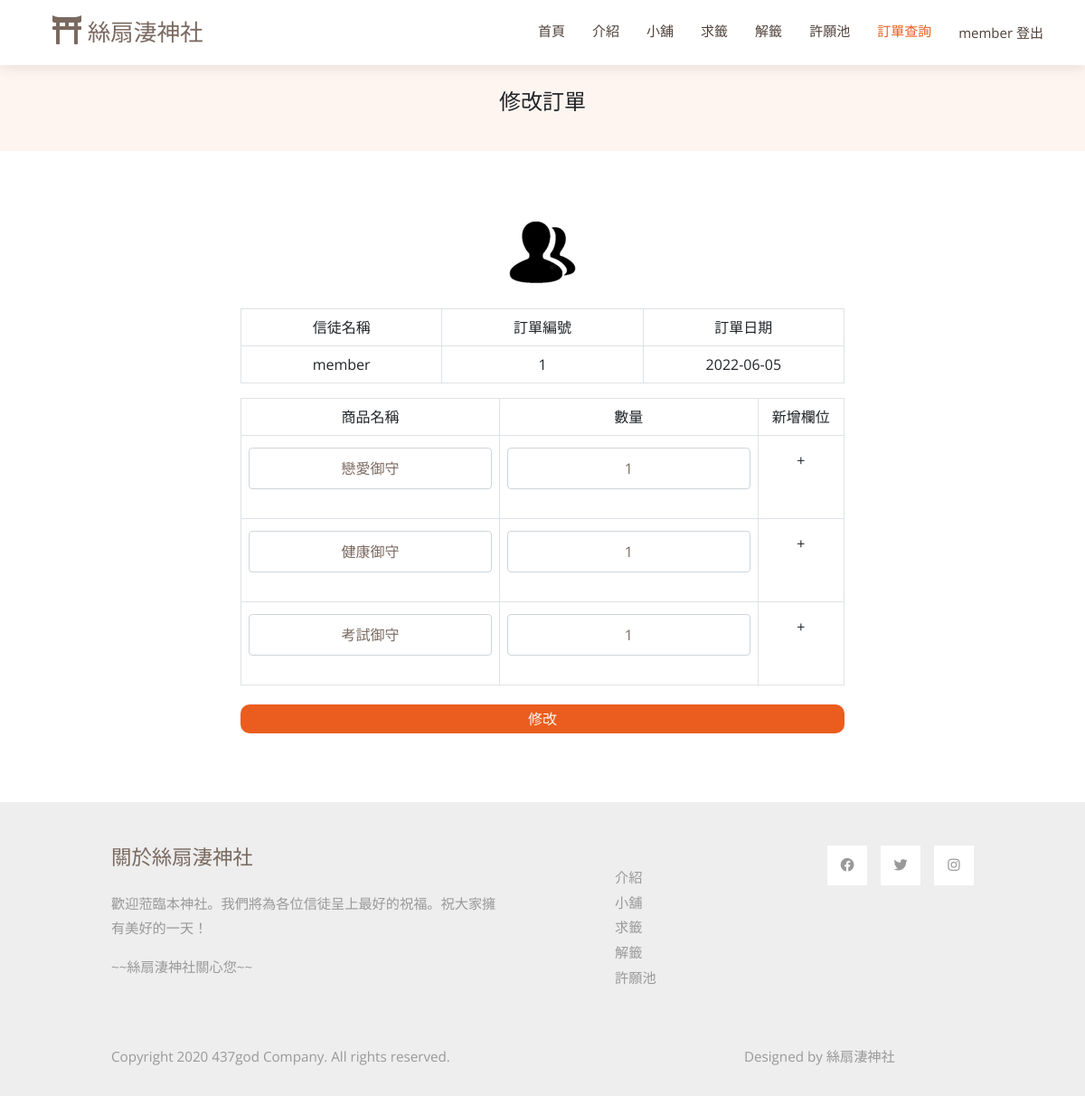
The app's page /updateOrder_check.php?order=1 (signed in) with its own data.
### tables this page shows
CREATE TABLE `order` (
  `member_name` varchar(20) NOT NULL,
  `order_id` int(20) NOT NULL,
  `order_totalprice` int(10) NOT NULL,
  `order_time` date DEFAULT NULL
);

CREATE TABLE `order_content` (
  `order_id` int(11) NOT NULL,
  `product_name` varchar(20) NOT NULL,
  `product_quantity` int(11) NOT NULL,
  `product_image` varchar(500) NOT NULL,
  `product_price` int(11) NOT NULL,
  `product_unitprice` int(11) NOT NULL
);

### updateOrder_check.php (the view, shortened to what this page needs)
<!DOCTYPE html>
<html lang="en">
<head>
  <?php
    include ("template.php");
    echo $vendorcss;
    echo $maincss;
  ?>
</head>
<body>
  <?php
    include ("template.php");
  ?>
  <?php
    include("mysql_connect.inc.php");
    if ($result = mysqli_query($link, "SELECT * FROM `order` WHERE order_id = ".$_GET['order'].";")) {
      while ($row = mysqli_fetch_assoc($result)) {
        $data .= "
          <tr>
            <td scope=\"col\">$row[member_name]</td>
            <td scope=\"col\">$row[order_id]
              <input type=\"hidden\" id=\"order_id\" class=\"input form-control\" value=\"$row[order_id]\">
            </td>
            <td scope=\"col\">$row[order_time]</td>
          </tr>";
      }
    }
    if ($result = mysqli_query($link, "SELECT `product_image`, `product_name`, `product_quantity` FROM order_content WHERE order_id = ".$_GET['order'].";")) {
      while ($row = mysqli_fetch_assoc($result)) {
        $data2 .= "
          <tr>
            <td scope=\"col\" colspan=\"3\">
              <input type=\"text\" class=\"input form-control\" name=\"p-name\" value=\"$row[product_name]\"><br>
            </td>
            <td scope=\"col\" colspan=\"3\">
              <input type=\"text\" class=\"input form-control\" name=\"p-quantity\" value=\"$row[product_quantity]\"><br>
            </td>
            <td scope=\"col\">
              <button type=\"button\" id=\"btn_append\" class=\"btn\">+</button>
            </td>
          </tr>";
      }
    }
  ?>
  <header id="header" class="fixed-top d-flex align-items-center">
    <div class="container d-flex align-items-center justify-content-between">
      <div class="container-fluid">
        <a class="navbar-brand" href="index.php">
            <i class="fas fa-film mr-2"></i>
            絲扇淒神社
        </a>
      </div>
      <nav id="navbar" class="navbar">
        <ul>
          <li><a class="nav-link scrollto" href="index.php">首頁</a></li>
          <li><a class="nav-link scrollto" href="index.php">介紹</a></li>
          <li><a class="nav-link scrollto" href="store-page.php">小舖</a></li>
          <li><a class="nav-link scrollto" href="求籤.php">求籤</a></li>
          <li><a class="nav-link scrollto" href="解籤1.php">解籤</a></li>
          <li><a class="nav-link scrollto" href="許願池.php">許願池</a></li>
          <?php
            if (isset($_SESSION['Name'])) {
                if($_SESSION["Name"] == 'admin')
                {
                  echo '<li><a class="nav-link scrollto active" href="商品管理.php">管理中心</a></li>';
                  echo '<li><a href="logout.php">'.$_SESSION['Name'].'   登出</a></li>';
                }
                else
                {
                  echo '<li><a class="nav-link scrollto active" href="訂單管理.php">訂單查詢</a></li>';
                  echo '<li><a href="logout.php">'.$_SESSION['Name'].'   登出</a></li>';
                }
                } else {
                echo '<li><button class="getstarted button1" onclick="document.getElementById(\'id01\').style.display=\'block\'" style="width: 125px; padding-top: 7px;">登入/註冊</button></li>';
                }
            ?>
        </ul>
      </nav>
    </div>
  </header>
  <main id="main" style="margin-top: 20px;">
    <section class="breadcrumbs">
        <div class="container">
          <div class="d-flex justify-content-between align-items-center mt-5">
            <h2>修改訂單</h2>
          </div>
        </div>
    </section>
    <section>
      <div class="container" style="text-align: center; width: 700px">
        <img src="img/insert.png">
        <br><br>
        <table class="table table-bordered" style="table-layout:fixed">
          <tbody>
            <tr>
              <td scope="col">信徒名稱</td>
              <td scope="col">訂單編號</td>
              <td scope="col">訂單日期</td>
            </tr>
            <?php echo $data;?>
          </tbody>
        </table>
        <table class="table table-bordered" style="table-layout:fixed">
          <tbody id="div_upload">
            <tr>
              <td scope="col" colspan="3">商品名稱</td>
              <td scope="col" colspan="3">數量</td>
              <td scope="col">新增欄位</td>
            </tr>
            <?php echo $data2;?>
          </tbody>
        </table>
        <?php
        if($_SESSION['Name']== 'admin')
        {
          $loading = "orderForManager.php";
        }
        else
        {
          $loading = "訂單管理.php";
        }
        echo "<input type=\"button\" name=\"button\" class=\"btn btn-new\" id=\"sub_btn\" value=\"修改\"
        onclick=\"location.href='";
        echo $loading;
        echo "'\">";
        ?>
      </div>
    </section>
  </main>
  <?php
  include ("template.php");
  ?>
</body>
</html>

### css/style.css (style rules this page uses)
body { font-family: "Open Sans", sans-serif; color: #212529; }
a { color: #eb5d1e; text-decoration: none; }
h1, h2, h3, h4, h5, h6, .font-primary { font-family: "Raleway", sans-serif; }
#header { height: 72px; transition: all 0.5s; z-index: 997; transition: all 0.5s; background: #fff; box-shadow: 0px 2px 15px rgba(0, 0, 0, 0.1); }
#main { margin-top: 72px; }
.navbar { padding: 0; }
.navbar ul { margin: 0; padding: 0; display: flex; list-style: none; align-items: center; }
.navbar li { position: relative; }
.navbar a, .navbar a:focus { display: flex; align-items: center; justify-content: space-between; padding: 10px 0 10px 30px; font-size: 15px; color: #4e4039; white-space: nowrap; transition: 0.3s; }
.navbar a:hover, .navbar .active, .navbar .active:focus, .navbar li:hover > a { color: #eb5d1e; }
section { padding: 60px 0; overflow: hidden; }
.breadcrumbs { padding: 15px 0; background-color: #fef5f1; min-height: 40px; }
.breadcrumbs h2 { font-size: 24px; font-weight: 300; }

### css/style1.css (style rules this page uses)
*, *:before, *:after { box-sizing: border-box; margin: 0; padding: 0; }
body { font-family: "Open Sans", Helvetica, Arial, sans-serif; background: #ffffff; }
input, button { border: none; outline: none; background: none; font-family: "Open Sans", Helvetica, Arial, sans-serif; }
h2 { width: 100%; font-size: 26px; text-align: center; }
input { display: block; width: 100%; margin-top: 5px; padding-bottom: 5px; font-size: 16px; border-bottom: 1px solid rgba(0, 0, 0, 0.4); text-align: center; }
.container { padding: 16px; }

### css/templatemo-style.css (style rules this page uses)
p { line-height: 1.8; }
a { text-decoration: none; transition: all 0.3s ease; }
.container-fluid { max-width: 1770px; }
.tm-container-small { max-width: 1050px; }
.btn { border-radius: 0; }
.form-control { padding: 10px 20px; width: 100%; height: auto; }
.navbar-brand { color: rgb(122, 105, 96); font-size: 1.6rem; }
.navbar-brand i { font-size: 2rem; }
.tm-text-primary { color: rgb(122, 105, 96); }
.tm-bg-gray { background-color: #EEEEEE; }
.nav-link { color: #666666; border-bottom: 4px solid transparent; font-size: 1.2rem; }
p, .tm-text-gray { color: #999; }
.tm-footer-links li { list-style: none; margin-bottom: 5px; }
.tm-footer-links li a { color: #999999; }
.tm-social-links li { list-style: none; margin-right: 15px; }
.tm-social-links li:last-child { margin-right: 0; }
.tm-social-links li a { color: #999999; width: 44px; height: 44px; display: flex; background-color: #fff; align-items: center; justify-content: center; }
.tm-footer { font-size: 0.95rem; }
.tm-footer-title { font-size: 1.4rem; }
.form-control, input:-internal-autofill-selected, select:not([multiple]) { color: #7a6960 !important; }
.form-control::placeholder { color: #7a6960; opacity: 1; }

### updateOrder_check.php (style rules this page uses)
.btn-new { background-color: #eb5d1e; color: #fef8f5; border-radius: 10px; padding-top: 3px; padding-bottom: 3px; padding-left: 10px; padding-right: 10px; }

### records on screen
order: member_name "member", order_id "1", order_time "2022-06-05"
order_content: p-name "戀愛御守", p-quantity "1"
order_content: p-name "健康御守", p-quantity "1"
order_content: p-name "考試御守", p-quantity "1"

### other values on screen
$_SESSION['Name'] "member"
